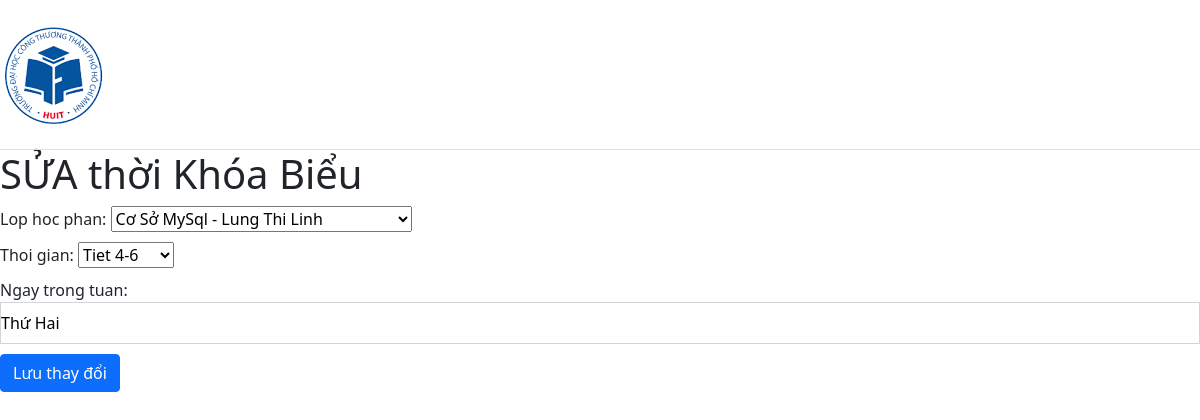
Screenshot of /TKB_APP/suaThoiKhoaBieu/18/ with the database file from the repository.
### TKB_APP/models.py (models this page shows, shortened)
class ThoiKhoaBieu(models.Model):
    lop_hoc_phan = models.ForeignKey(LopHocPhan, on_delete=models.CASCADE)
    thoi_gian = models.ForeignKey(TietHoc, on_delete=models.CASCADE)
    ngay_trong_tuan = models.CharField(max_length=10)

### TKB_APP/views.py (the view)
# urls.py: path('suaThoiKhoaBieu/<int:thoi_khoa_bieu_id>/', views.suaThoiKhoaBieu, name='suaThoiKhoaBieu'),
def suaThoiKhoaBieu(request, thoi_khoa_bieu_id):
    thoi_khoa_bieu = get_object_or_404(ThoiKhoaBieu, id=thoi_khoa_bieu_id)
    if request.method == 'POST':
        form = ThoiKhoaBieuForm(request.POST, request.FILES, instance=thoi_khoa_bieu)
        if form.is_valid():
            temp_thoi_khoa_bieu = form.save(commit=False)
            if check_schedule_conflict(temp_thoi_khoa_bieu):
                form.add_error(None,'Lỗi rùng lịch,hãy chọn lại' )
            else:
                temp_thoi_khoa_bieu.save()
                return HttpResponseRedirect('/TKB_APP/schedule')
    else:
        form = ThoiKhoaBieuForm(instance=thoi_khoa_bieu)
    return render(request, 'pages/SuaThoiKhoaBieu.html', {'form': form})

### TKB_APP/forms.py (shortened to what this page needs)
class ThoiKhoaBieuForm(forms.ModelForm):
    class Meta:
        model = ThoiKhoaBieu
        fields = ['lop_hoc_phan','thoi_gian','ngay_trong_tuan']

### TKB_APP/models.py (called while the page is built)
    def __str__(self):
        return self.TenGiangVien

    def __str__(self):
        return self.TenMonHoc

    def __str__(self):
        return f"{self.mon_hoc} - {self.giang_vien}"

    def __str__(self):
        return self.TietTrongKhungGio

### TKB_APP/templates/pages/SuaThoiKhoaBieu.html (shortened to what this page needs)
{% extends "pages/layout.html" %}
{% block content %}
<main class="p-6 sm:p-10 space-y-6">
  <div class="flex flex-col space-y-6 md:space-y-0 md:flex-row justify-between">
    <div class="mr-6">
      <h1 class="text-4xl font-semibold mb-2">SỬA thời Khóa Biểu</h1>
    </div>
  </div>
  <div class="bg-white p-6 rounded-lg shadow-md">
    <form method="post" class="space-y-4">
        {% for field in form %}
          <div class="form-group">
            {{ field.label_tag }}
            {{ field }}
          </div>
        {% endfor %}
        <div class="flex justify-end">
          <button type="submit" class="btn btn-primary">Lưu thay đổi</button>
        </div>
      </form>
  </div>
</main>
{% endblock %}

### TKB_APP/templates/pages/SuaThoiKhoaBieu.html (style rules this page uses)
input { border: 1px solid rgb(209 213 219); padding: 8px 0; width: 100%; }
.form-group { margin-bottom: 10px; }

### rows the page displays
ThoiKhoaBieu: form "Cơ Sở MySql - Lung Thi Linh" "Tiet 4-6" "Thứ Hai"

### other values shown
{{ field.label_tag }} "Lop hoc phan:" "Thoi gian:" "Ngay trong tuan:"
